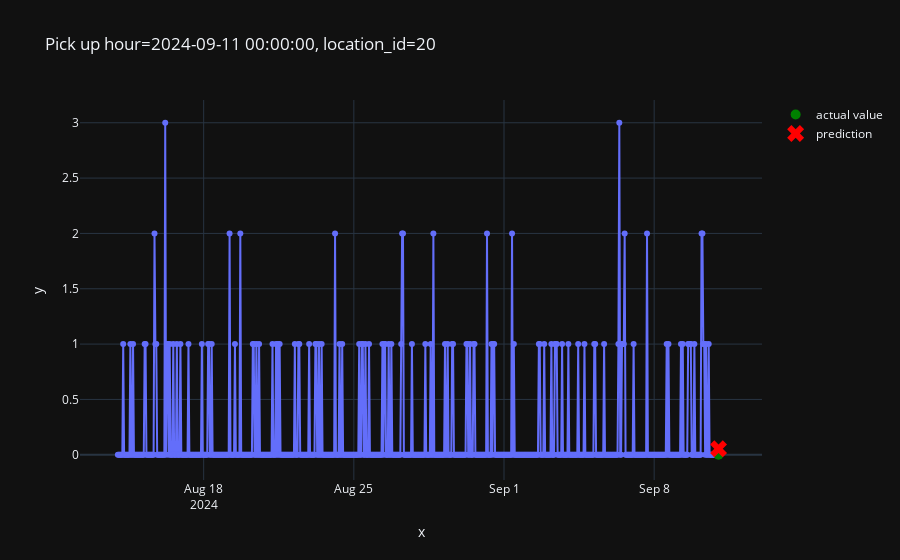

The cell this chart's notebook holds for it:
### Code cell
from src.plot import plot_one_sample

plot_one_sample(
    example_id=2979,
    features=X_test,
    targets=y_test,
    predictions=pd.Series(predictions)
)

### Figure 1 — Plotly figure (JSON) as saved in the notebook; plotly's stock layout.template omitted (floating-point values rounded to 4 significant figures; data arrays with more than 128 entries replaced by an {"elided": "..."} marker saying what was removed)
{"data": [{"hovertemplate": "x=%{x}<br>y=%{y}<extra></extra>", "legendgroup": "", "line": {"color": "#636efa", "dash": "solid"}, "marker": {"symbol": "circle"}, "mode": "lines+markers", "name": "", "orientation": "v", "showlegend": false, "type": "scatter", "x": {"elided": "673 str values"}, "xaxis": "x", "y": {"elided": "673 float values"}, "yaxis": "y"}, {"line": {"color": "green"}, "marker": {"size": 10}, "mode": "markers", "name": "actual value", "type": "scatter", "x": ["2024-09-11T00:00:00.000000000"], "y": [0]}, {"line": {"color": "red"}, "marker": {"size": 15, "symbol": "x"}, "mode": "markers", "name": "prediction", "type": "scatter", "x": ["2024-09-11T00:00:00.000000000"], "y": [0.05353]}], "layout": {"legend": {"tracegroupgap": 0}, "title": {"text": "Pick up hour=2024-09-11 00:00:00, location_id=20"}, "xaxis": {"anchor": "y", "domain": [0, 1], "title": {"text": "x"}}, "yaxis": {"anchor": "x", "domain": [0, 1], "title": {"text": "y"}}}}
